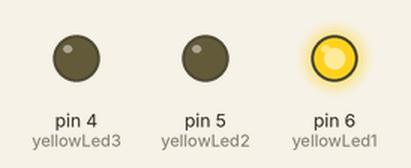
Recording of a sketch running on a simulated Arduino Uno, built with avr-gcc and run on an emulated ATmega328P. Parts: output pins drawn as LEDs (lit = HIGH).

Above: at 0.2 s.
At 1.2 s:
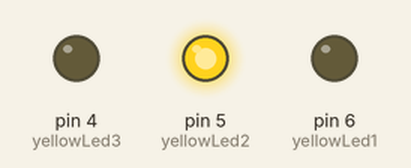
At 2.2 s:
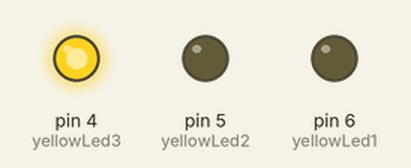
At 5.7 s:
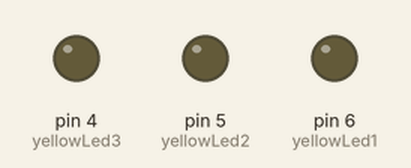
Timing chart, 0 to 6.9 s (numbered marks = the images above):
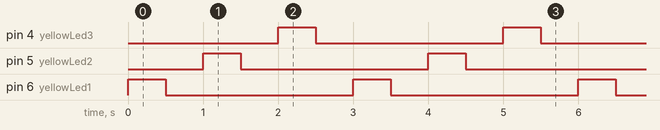

The sketch:

00._Test_Arduino.ino
```cpp
#define yellowLed1 6
#define yellowLed2 5
#define yellowLed3 4

void setup() {
  pinMode(yellowLed1, OUTPUT);
  pinMode(yellowLed2, OUTPUT);
  pinMode(yellowLed3, OUTPUT);

  // put your setup code here, to run once:

}

void loop() {
  digitalWrite(yellowLed1, HIGH);
  delay(500);
  digitalWrite(yellowLed1, LOW);
  delay(500);

  digitalWrite(yellowLed2, HIGH);
  delay(500);
  digitalWrite(yellowLed2, LOW);
  delay(500);

  digitalWrite(yellowLed3, HIGH);
  delay(500);
  digitalWrite(yellowLed3, LOW);
  delay(500);
}
```

Measured:
- by itself, pin 4 (yellowLed3), pin 5 (yellowLed2), pin 6 (yellowLed1): alternates HIGH for 0.50 s and LOW for 2.5 s
- by itself, everything shown: repeats every 3.0 s, in 6 steps
